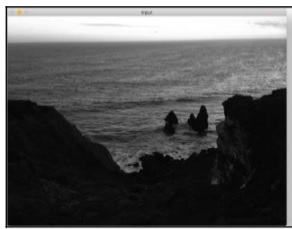
#> input picture Chapter02/images/imageOscura.jpg, 292 x 229 px
$ python 09aumentaContraste.py
#> lines starting #> are read from the running program, lines starting #| are printed output that depends on the picture
import cv2
import numpy as np

img = cv2.imread('images/imageOscura.jpg', 0)
#> img: shape (229, 292); min 0, max 255, mean 89.1

# ecualiza el histograma de la imagen de entrada
histeq = cv2.equalizeHist(img)
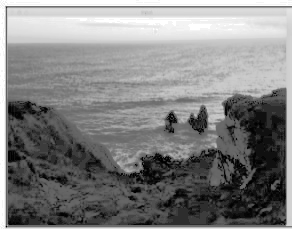
#> histeq: shape (229, 292); min 0, max 255, mean 130.1

cv2.imshow('imagenOriginal', img)
cv2.imshow('HistogramaEqualizado', histeq)
cv2.waitKey(0)

$ run again, with Chapter02/images/flores.jpg copied over Chapter02/images/imageOscura.jpg
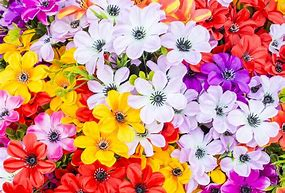
#> input picture Chapter02/images/flores.jpg, 285 x 193 px
#> `img = cv2.imread('images/imageOscura.jpg', 0)`:
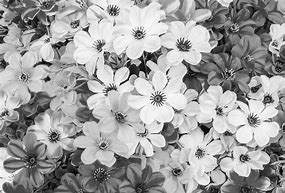
#> img: shape (193, 285); min 0, max 255, mean 159.9
#> `histeq = cv2.equalizeHist(img)`:
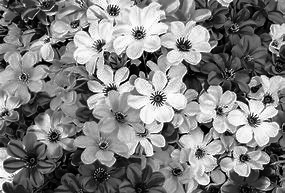
#> histeq: shape (193, 285); min 0, max 255, mean 128

$ run again, with Chapter02/images/input.jpg copied over Chapter02/images/imageOscura.jpg
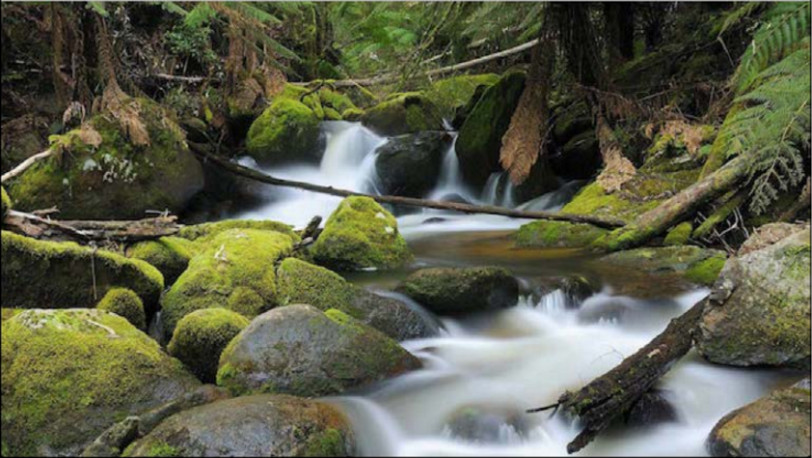
#> input picture Chapter02/images/input.jpg, 812 x 458 px
#> `img = cv2.imread('images/imageOscura.jpg', 0)`:
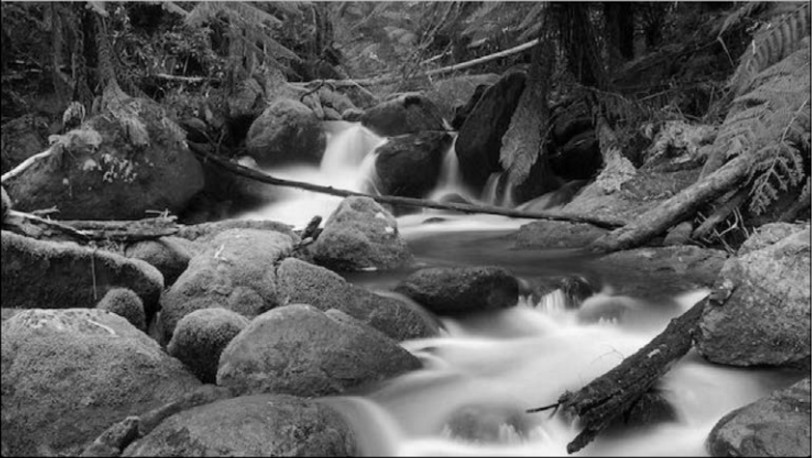
#> img: shape (458, 812); min 0, max 253, mean 90.3
#> `histeq = cv2.equalizeHist(img)`:
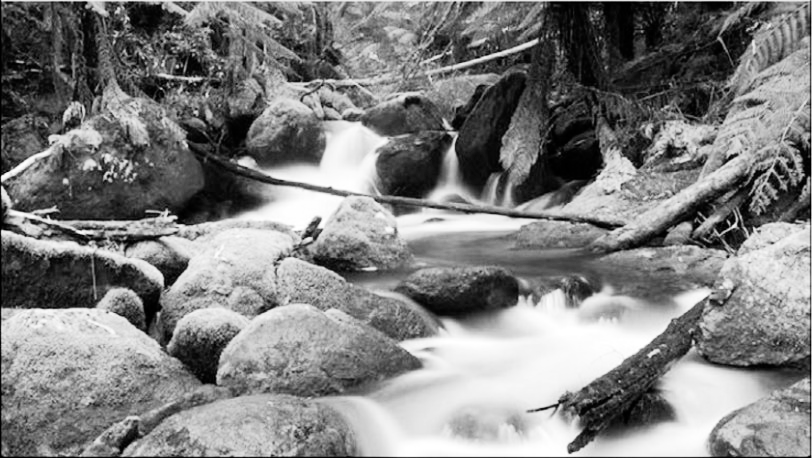
#> histeq: shape (458, 812); min 0, max 255, mean 128.1
